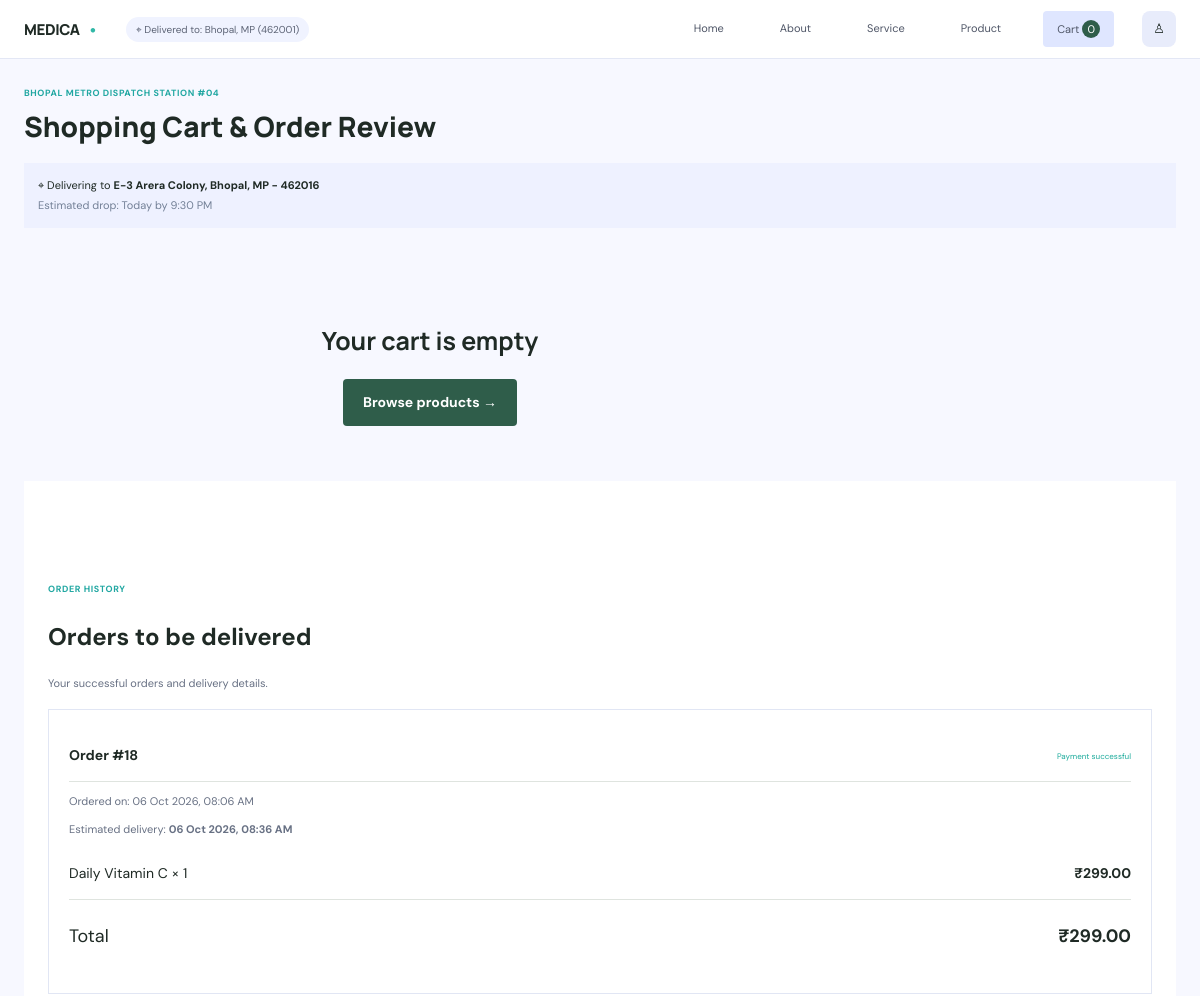
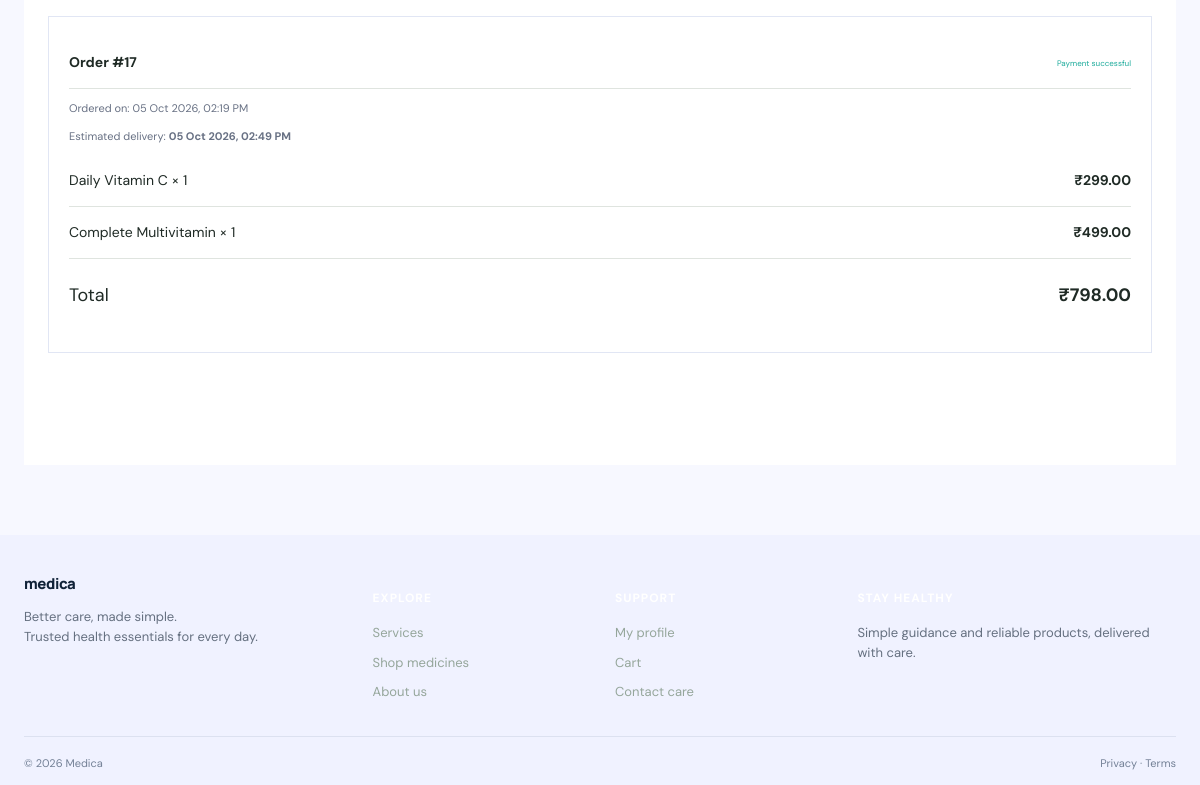
The app's page /cart/ (signed in) with its own data (2 pictures, top to bottom).
### app/models.py (models this page shows, shortened)
class Order(models.Model):
    STATUS_CHOICES = [('pending', 'Pending'), ('paid', 'Paid'), ('failed', 'Failed')]
    user = models.ForeignKey('auth.User', on_delete=models.SET_NULL, null=True, blank=True)
    razorpay_order_id = models.CharField(max_length=100, blank=True)
    razorpay_payment_id = models.CharField(max_length=100, blank=True)
    amount = models.DecimalField(max_digits=10, decimal_places=2)
    status = models.CharField(max_length=20, choices=STATUS_CHOICES, default='pending')
    created_at = models.DateTimeField(auto_now_add=True)
    @property
    def estimated_delivery(self):
        return self.created_at + timedelta(minutes=30)

class OrderItem(models.Model):
    order = models.ForeignKey(Order, on_delete=models.CASCADE, related_name='items')
    product = models.ForeignKey(Product, on_delete=models.PROTECT)
    quantity = models.PositiveIntegerField(default=1)
    price = models.DecimalField(max_digits=10, decimal_places=2)

class Product(models.Model):
    name = models.CharField(max_length=150)
    slug = models.SlugField(unique=True)
    category = models.ForeignKey(Category, on_delete=models.CASCADE, related_name='products')
    description = models.TextField(blank=True)
    price = models.DecimalField(max_digits=10, decimal_places=2)
    image = models.FileField(upload_to='products/', default='images/medicine-placeholder.svg')
    is_featured = models.BooleanField(default=False)
    created_at = models.DateTimeField(auto_now_add=True)

### app/views.py (the view)
# urls.py: path('cart/', cart, name='cart'),
def cart(request):
    items, total = _cart_items(request)
    paid_order_ids = request.session.get('paid_order_ids', [])
    orders = Order.objects.filter(status='paid')
    if request.user.is_authenticated:
        orders = orders.filter(Q(user=request.user) | Q(id__in=paid_order_ids))
    else:
        orders = orders.filter(id__in=paid_order_ids)
    orders = orders.prefetch_related('items__product').order_by('-created_at')
    return render(request, 'cart.html', {
        'cart_items': items,
        'total': total,
        'orders': orders,
    })

### app/views.py (called while the page is built)
def _cart_items(request):
    cart_data = request.session.get('cart', {})
    products = Product.objects.filter(id__in=list(cart_data.keys())).select_related('category')
    items, total = [], Decimal('0')
    for product in products:
        quantity = int(cart_data.get(str(product.id), 0))
        item_total = product.price * quantity
        items.append({'product': product, 'quantity': quantity, 'previous_quantity': max(quantity - 1, 0), 'next_quantity': min(quantity + 1, 10), 'item_total': item_total})
        total += item_total
    return items, total

### app/templates/cart.html (shortened to what this page needs)
{% extends 'base.html' %}
{% load static %}
{% block content %}
<section class="cart-page"><div class="container"><div class="pdf-kicker">BHOPAL METRO DISPATCH STATION #04</div><h1>Shopping Cart & Order Review</h1><div class="cart-address">⌖ Delivering to <strong>E-3 Arera Colony, Bhopal, MP - 462016</strong><span>Estimated drop: Today by 9:30 PM</span></div><div class="cart-review-grid"><div>{% for item in cart_items %}<div class="review-item"><img src="{% static item.product.image %}" alt="{{ item.product.name }}"><div><small>{{ item.product.category.name }}</small><h3>{{ item.product.name }}</h3><p>◉ In Stock · Express Bhopal Dispatch</p><div class="quantity-control"><form action="{% url 'update_cart' item.product.id %}" method="post">{% csrf_token %}<input type="hidden" name="quantity" value="{{ item.previous_quantity }}"><button type="submit" aria-label="Decrease quantity">−</button></form><span>{{ item.quantity }}</span><form action="{% url 'update_cart' item.product.id %}" method="post">{% csrf_token %}<input type="hidden" name="quantity" value="{{ item.next_quantity }}"><button type="submit" aria-label="Increase quantity">+</button></form></div><small class="quantity-note">Quantity: 0 to 10</small></div><strong>₹{{ item.item_total }}</strong></div>{% empty %}<div class="empty-state"><h2>Your cart is empty</h2><a class="btn btn-primary" href="{% url 'product_list' %}">Browse products →</a></div>{% endfor %}</div>{% if cart_items %}<aside class="bill-card"><span class="pdf-kicker">BILL SUMMARY</span><div class="summary-row"><span>Cart subtotal</span><strong>₹{{ total }}</strong></div><div class="summary-row"><span>Express delivery</span><strong class="verified">FREE</strong></div><div class="summary-total"><span>Total Payable</span><strong>₹{{ total }}</strong></div><a class="btn btn-primary full" href="{% url 'checkout' %}">Proceed to Secure Checkout →</a></aside>{% endif %}</div>
{% if orders %}<section class="section section-white order-section"><div class="container"><div class="pdf-section-title"><div><span class="pdf-kicker">ORDER HISTORY</span><h2>Orders to be delivered</h2><p>Your successful orders and delivery details.</p></div></div>{% for order in orders %}<article class="dashboard-card order-card"><div class="summary-row"><strong>Order #{{ order.id }}</strong><span class="verified">Payment successful</span></div><p>Ordered on: {{ order.created_at|date:'d M Y, h:i A' }}</p><p>Estimated delivery: <strong>{{ order.estimated_delivery|date:'d M Y, h:i A' }}</strong></p><div class="order-products">{% for item in order.items.all %}<div class="summary-row"><span>{{ item.product.name }} × {{ item.quantity }}</span><strong>₹{{ item.price }}</strong></div>{% endfor %}</div><div class="summary-total"><span>Total</span><strong>₹{{ order.amount }}</strong></div></article>{% endfor %}</div></section>{% endif %}
</div></section>
{% endblock %}

### static/css/style.css (style rules this page uses)
:root { --ink:#1f2a25;--muted:#69736d;--green:#2f5d4a;--mint:#dcebe2;--cream:#f5f5ef;--line:#dfe4df;--white:#fff }
* { box-sizing:border-box }
body { margin:0;color:var(--ink);background:var(--cream);font-family:'DM Sans',sans-serif;font-size:16px;line-height:1.5 }
a { color:inherit;text-decoration:none }
.container { width:min(1160px,calc(100% - 48px));margin:auto }
.menu-button,.btn { display:inline-flex;align-items:center;justify-content:center;gap:20px;border-radius:4px;padding:13px 20px;font-weight:700;font-size:14px }
.btn-primary { color:#fff;background:var(--green) }
.section { padding:94px 0 }
.section-white { background:#fff }
.summary-row,.summary-total { display:flex;justify-content:space-between;align-items:center;padding:15px 0;border-bottom:1px solid var(--line);font-size:14px }
.summary-total { font-size:18px;border:0;padding:23px 0 }
.empty-state { text-align:center;padding:55px;color:var(--muted) }
.empty-state h2 { font:700 25px Manrope;color:var(--ink) }
.pdf-section-title { display:flex;justify-content:space-between;align-items:end;margin-bottom:18px }
.pdf-kicker { font-size:9px;color:#21a7a2;font-weight:700;letter-spacing:.6px }
.pdf-section-title p { font-size:11px;color:#687184;margin:0 }
.verified { font-size:8px;color:#1aaa9a }
.cart-page,.profile-page { background:#f7f8ff;padding:28px 0 70px;min-height:650px }
.cart-page h1 { font:800 28px Manrope;margin:6px 0 18px }
.cart-address { background:#eef1ff;padding:14px;font-size:11px;margin-bottom:20px }
.cart-address span { display:block;color:#738097;margin-top:4px }
.cart-review-grid { display:grid;grid-template-columns:1fr 320px;gap:20px }
.dashboard-card { background:#fff;border:1px solid #e1e6f4;padding:20px;margin-bottom:18px }
.dashboard-card p { font-size:11px;color:#687184 }

### records on screen
Order: id "18", created_at "06 Oct 2026, 08:06 AM", estimated_delivery "06 Oct 2026, 08:36 AM", amount "299.00"
OrderItem: product.name "Daily Vitamin C", quantity "1", price "299.00"
Order: id "17", created_at "05 Oct 2026, 02:19 PM", estimated_delivery "05 Oct 2026, 02:49 PM", amount "798.00"
OrderItem: product.name "Daily Vitamin C", quantity "1", price "299.00"
OrderItem: product.name "Complete Multivitamin", quantity "1", price "499.00"

### other values on screen
{{ request.session.cart|length|default:0 }} "0"
